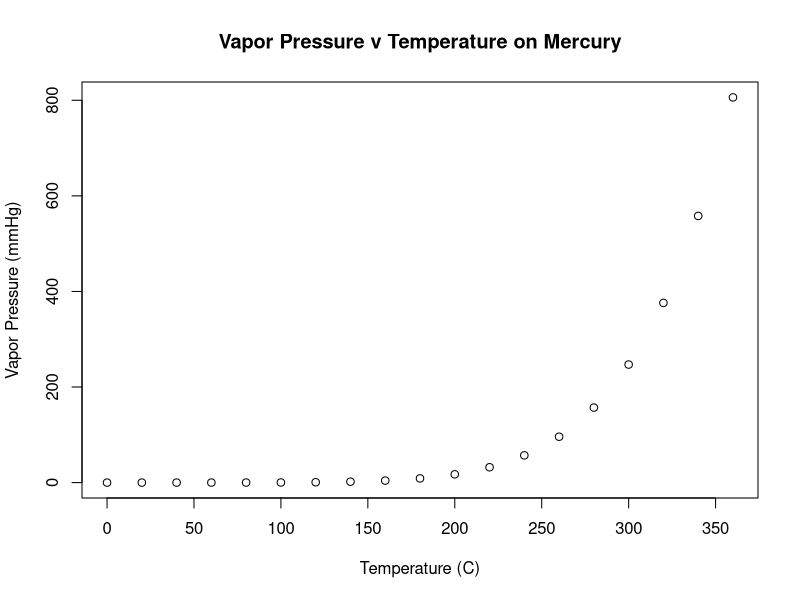
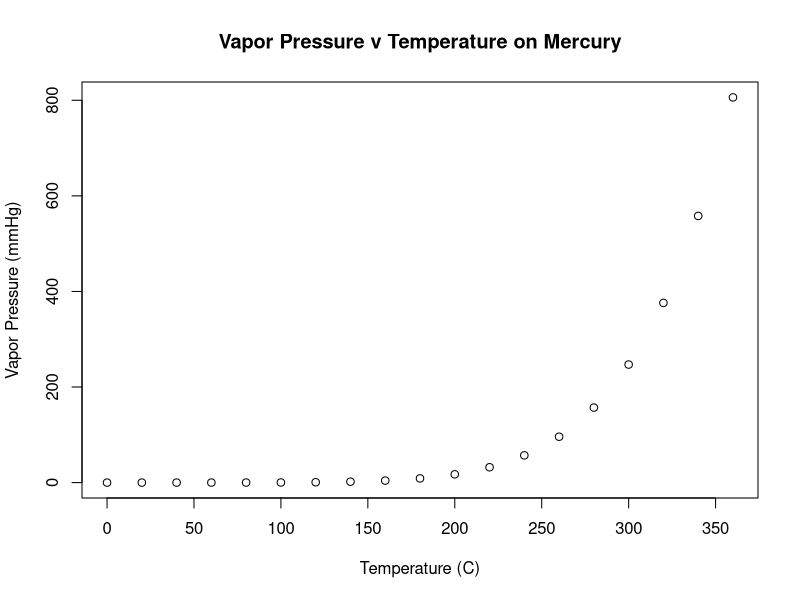
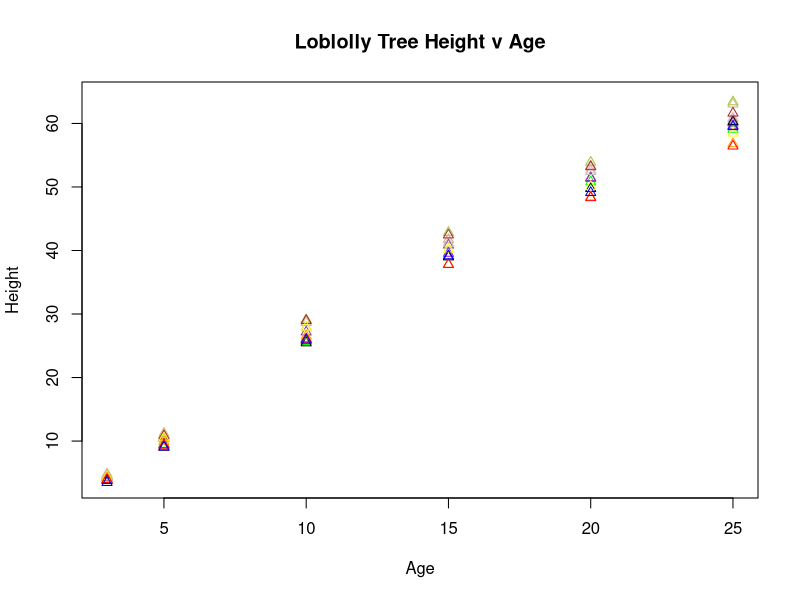

Reproduce these figures in R, in order.
## ---- chunk 1
# Loading required libraries

## ---- chunk 2
data("pressure")

plot(pressure$temperature, pressure$pressure, 
     xlab = "Temperature (C)",
     ylab = "Vapor Pressure (mmHg)",
     main= "Vapor Pressure v Temperature on Mercury")
## ---- chunk 3
data("pressure")

plot(pressure ~ temperature, data = pressure,
     xlab = "Temperature (C)",
     ylab = "Vapor Pressure (mmHg)",
     main= "Vapor Pressure v Temperature on Mercury")
## ---- chunk 4
data("Loblolly")
force(Loblolly)

seeds <- c("red", "orange","yellow", "green", "blue", "purple", "orchid4", "black", "gray", "pink", "brown", "tan", "yellowgreen")

plot(Loblolly$age, Loblolly$height,
     xlab = "Age",
     ylab = "Height",
     main = "Loblolly Tree Height v Age",
     pch=2,
     col=seeds[Loblolly$Seed])
